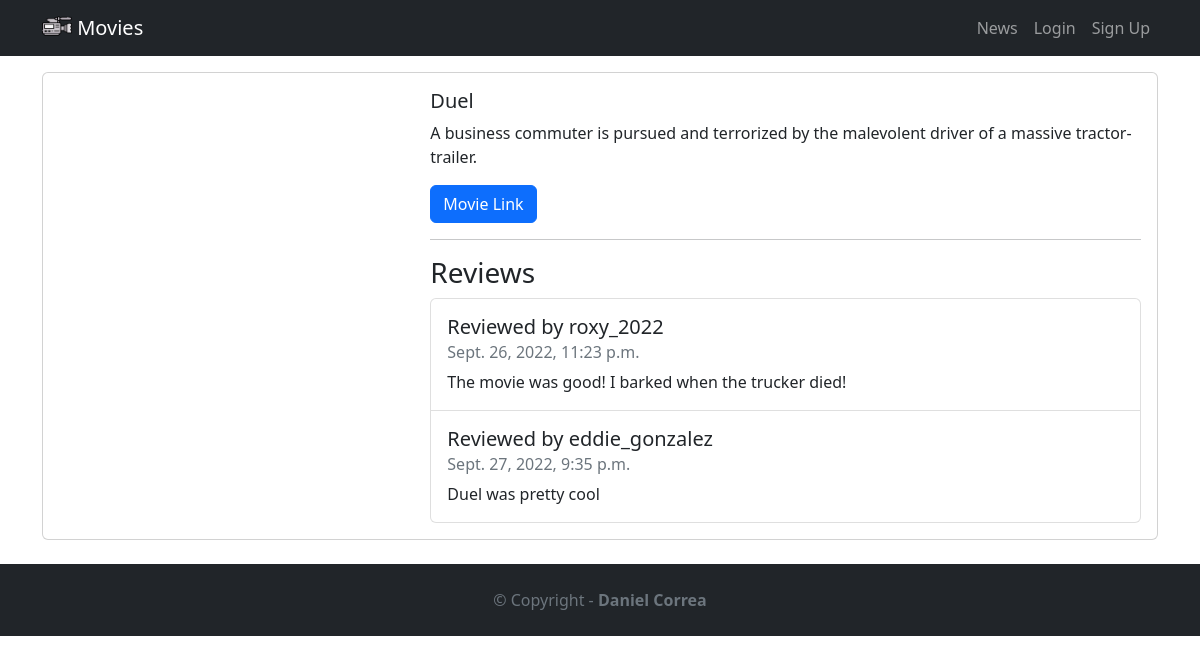
/movie/1, run on the app's committed database.
### movie/models.py (models this page shows, shortened)
class Movie(models.Model):
    title = models.CharField(max_length=100)
    description = models.CharField(max_length=250)
    image = models.ImageField(upload_to='movie/images/')
    url = models.URLField(blank=True)

class Review(models.Model):
    text = models.CharField(max_length=100)
    date = models.DateTimeField(auto_now_add=True)
    user = models.ForeignKey(User,on_delete=models.CASCADE)
    movie = models.ForeignKey(Movie,on_delete=models.CASCADE)
    watchAgain = models.BooleanField()

### movie/views.py (the view)
# urls.py: path('<int:movie_id>', views.detail, name='detail'),
def detail(request, movie_id):
    movie = get_object_or_404(Movie,pk=movie_id)
    reviews = Review.objects.filter(movie = movie)
    context = {
        'movie': movie,
        'reviews': reviews
    }
    return render(request, 'detail.html', context)

### movie/templates/detail.html (shortened to what this page needs)
{% extends 'base.html' %}
{% block content %}
<div class="card mb-3">
    <div class="row g-0">
        <div class="col-md-4">
        </div>
        <div class="col-md-8">
            <div class="card-body">
                <h5 class="cardtitle">{{ movie.title }}</h5>
                <p class="card-text">{{ movie.description }}</p>
                <p class="card-text">
                    {% if movie.url %}
                        <a href="{{ movie.url }}"
                           class="btn btn-primary" target="_blank">Movie Link</a>
                    {% endif %}
                </p>
                <hr />
                <h3>Reviews</h3>
                <ul class="list-group">
                    {% for review in reviews %}
                        <li class="list-group-item pb-3 pt-3">
                            <h5 class="card-title">Reviewed by {{ review.user.username }}</h5>
                            <h6 class="card-subtitle mb-2 text-muted">{{ review.date }}</h6>
                            <p class="card-text">{{ review.text }}</p>
                        </li>
                    {% endfor %}
                </ul>
            </div>
        </div>
    </div>
</div>
{% endblock %}

### moviereviews/templates/base.html (shortened to what this page needs)
<!DOCTYPE html>
<html lang="en">
<head>
    <link href="https://cdn.jsdelivr.net/npm/bootstrap@5.2.1/dist/css/bootstrap.min.css" rel="stylesheet">
</head>
<body>
    <nav class="navbar navbar-expand-lg navbar-dark bg-dark mb-3">
        <div class="container">
            <a href="{% url 'home' %}" class="navbar-brand">
                {% load static %}
                <img src="{% static 'images/camera.png' %}" alt="" width="30" height="24" class="d-inline-block align-text-top" />
                Movies
            </a>
            <div class="collapse navbar-collapse"
                id="navbarNavAltMarkup">
                <div class="navbar-nav ms-auto">
                    <a href="{% url 'news' %}" class="nav-link">News</a>
                    {% if user.is_authenticated %}
                        <a href="{% url 'logoutaccount' %}" class="nav-link">Logout ({{ user.username }})</a>
                    {% else %}
                        <a href="{% url 'loginaccount' %}" class="nav-link">Login</a>
                        <a href="{% url 'signupaccount' %}" class="nav-link">Sign Up</a>
                    {% endif %}
                </div>
            </div>
        </div>
    </nav>
    <div class="container">
        {% block content %}
        {% endblock %}
    </div>
    <footer class="text-center text-lg-start bg-dark text-muted mt-4">
        <div class="text-center p-4">
            © Copyright -
            <a href="https://twitter.com/danielgarax" class="text-reset fw-bold text-decoration-none" target="_blank">Daniel Correa</a>
        </div>
    </footer>
</body>
</html>

### data on the page
Movie: title "Duel", description "A business commuter is pursued and terrorized by the malevolent driver of a massive tractor-trailer."
Review: user.username "roxy_2022", date "Sept. 26, 2022, 11:23 p.m.", text "The movie was good! I barked when the trucker died!"
Review: user.username "eddie_gonzalez", date "Sept. 27, 2022, 9:35 p.m.", text "Duel was pretty cool"
